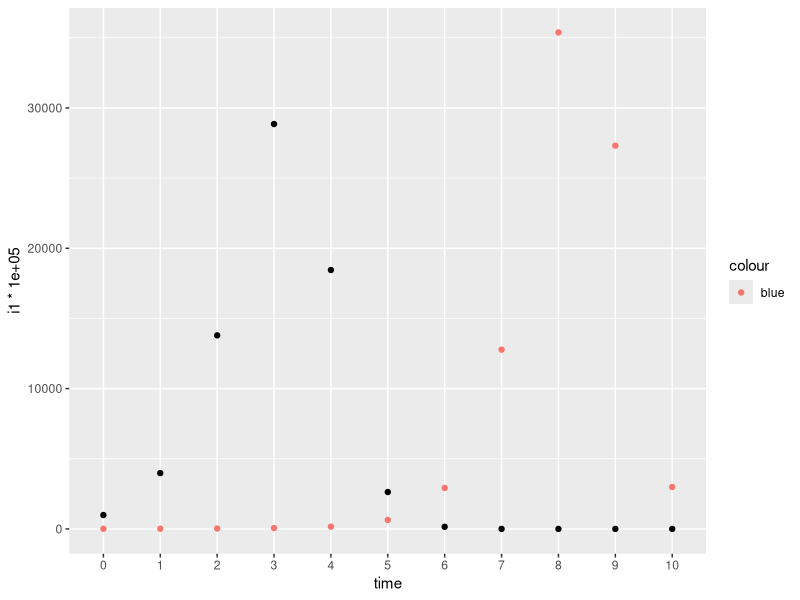
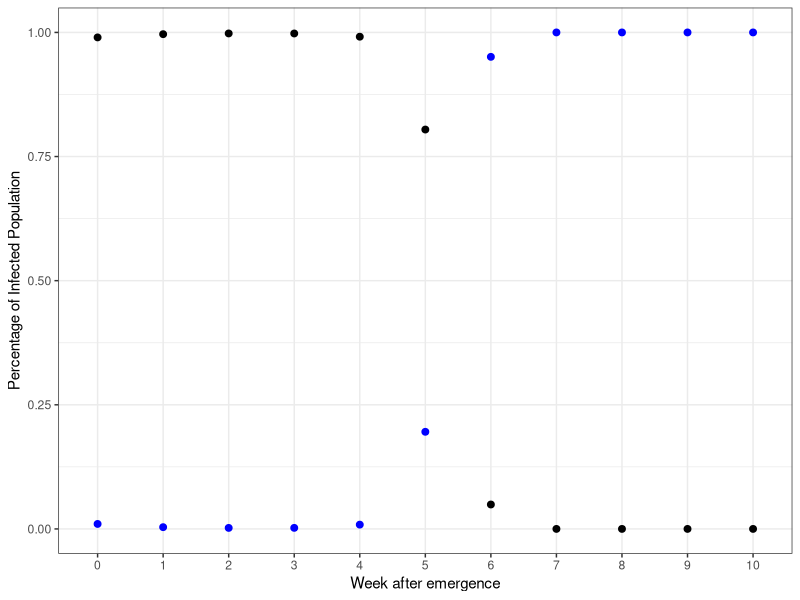

Write the R code that produced these figures, in order.
# This is to try and fit Fudolig and Howard's multi-strain 
# SIR model to UK data with multiple strains.

## Simulating the SIR model

library(tidyverse)
library(ggforce)

#create a function that updates the SIR model
# ini = initial proportions (s,i1,i2,v,r1,r2,d)
# x = list of variables 
#(beta, beta', gamma, gamma', mu,nu)
#where beta and beta' are transmission coefficients, 
# gamma and gamma' are recovery rates
#mu is the mortality rate
#nu is vaccination rate
mod_sir <- function(ini,
                    N=100000,
                    x,
                    timestart=0,
                    timeend=10, #in weeks
                    dt=1){
  sim <- unname(ini)
  
  cases <- matrix(nrow=length(seq(timestart,timeend,by=dt)),
                  ncol=length(ini))
  colnames(cases) <- names(ini)
  cases[1,] <- sim
  
  #probability of transitions from susceptible compartment
  for(t in 2:nrow(cases)){
      p_SI <- (1-exp(-x$beta*sim[2]))*(x$beta*sim[2])/(x$beta*sim[2] + 
                                                         x$betap*sim[3] + x$nu)
      p_SIn <- (1-exp(-x$betap*sim[3]))*(x$betap*sim[3])/(x$beta*sim[2] + 
                                                            x$betap*sim[3] + x$nu)
      p_SV <-  (1-exp(-x$nu))*(x$nu)/(x$beta*sim[2] + x$betap*sim[3] + x$nu)
      
      #probability of transitions from first infected compartment
      p_IR <- (1- exp(-x$gamma))*(x$gamma/(x$gamma+x$mu))
      p_ID <- (1-exp(-x$mu))*(x$nu/(x$gamma+x$mu))
      
      #probability of transition from vaccinated compartment
      p_VIn <- 1-exp(-x$betap*sim[3])
      
      #probability of transition from recovered compartment
      p_RIn <- 1-exp(-x$betap*sim[3])
      
      #probability of transitions from second infected compartment
      p_InRn <- (1- exp(-x$gammap))*(x$gammap/(x$gammap+x$mu))
      p_InD <- (1-exp(-x$mu))*(x$nu/(x$gammap+x$mu))
      
      
      #number of transitions
      #susceptible
      S_probs <- c(p_SI, p_SIn, p_SV, 1-sum(p_SI, p_SIn, p_SV))
      n_S <- as.numeric(rmultinom(1,round(N*sim[1]),prob=S_probs))
      
      #first strain
      I_probs <- c(p_IR,p_ID, (1-sum(p_IR,p_ID)))
      n_I <- as.numeric(rmultinom(1,round(N*sim[2]),prob=I_probs))
      
      #new strain
      In_probs <- c(p_InRn, p_InD, 1-sum(p_InRn, p_InD))
      n_In <- as.numeric(rmultinom(1,round(N*sim[3]),prob=In_probs))
      
      #vaccinated
      n_V <- rbinom(1,round(N*sim[4]),prob=p_VIn)
      
      #first recovered
      
      n_R <- rbinom(1,round(N*sim[5]),prob = p_RIn)
      
      #update sim
      change <-(1/N) * c(-sum(n_S[1:3]),
                  n_S[1]-sum(n_I),
                  n_S[2]+n_V+n_R - sum(n_In),
                  n_S[3] - n_V,
                  n_I[1] - n_R,
                  n_In[1],
                  n_I[2]+n_In[2])
      
      sim <- sim + change
      cases[t,] <- sim
  }
  cases  |> 
    as.data.frame() |> 
    mutate(time=seq(timestart,timeend,by=1)) |> 
    mutate_at(vars(time),factor)-> cases
  return(cases)
}

#initial infected based on data
initial_infected <- 0.01
#vaccination rate
vaxrate <- 0.3
#assume 1% of infected is from emergent strain
ini <- c(s=1-vaxrate-initial_infected,i1=0.99*initial_infected,i2=0.01*initial_infected,v=vaxrate,r1=0,r2=0,d=0)
x <- list(beta=6, betap=6, gamma=1.4, gammap=1.4,mu=0.0002, nu=0.0005)

test_run <- mod_sir(ini=ini,
                    x=x)

test_run |>   ggplot(aes(x=time, y=i1*100000)) + geom_point() + geom_point(aes(x=time,y=i2*100000,color="blue"))

test_run |> mutate(infected = i1+i2,infprop1=i1/infected,infprop2=i2/infected) |>
  ggplot(aes(x=time,y=infprop1)) + geom_point(size=2) + geom_point(aes(x=time,y=infprop2),color="blue", size=2) + 
  theme_bw() + ylab("Percentage of Infected Population") + xlab("Week after emergence")
